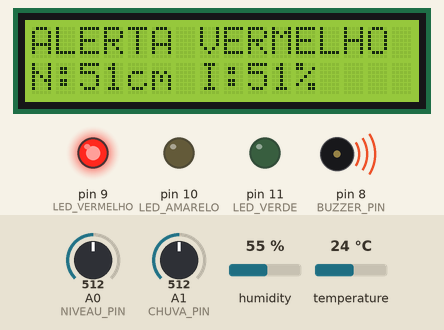
This sketch was run on a simulated Arduino Uno, built with avr-gcc and run on an emulated ATmega328P. Parts: 16×2 character LCD, output pins drawn as LEDs (lit = HIGH), buzzer (waves = sounding). The inputs (shaded band) are chosen by the test bench; at power-on: A1 (CHUVA_PIN) = 512, A0 (NIVEAU_PIN) = 512, humidity 55 %, temperature 24 °C. What the sketch prints to the serial monitor is not drawn.

Above: at 5.6 s.
5.7 s: A1 (CHUVA_PIN) set to 419
At 10.8 s:
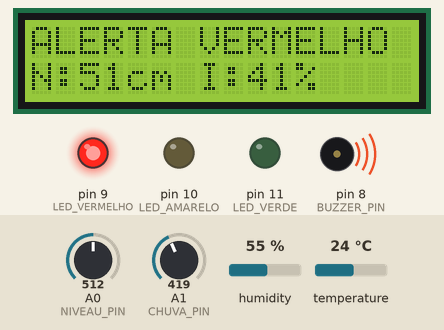
13.1 s: A1 (CHUVA_PIN) set to 386
At 15.8 s:
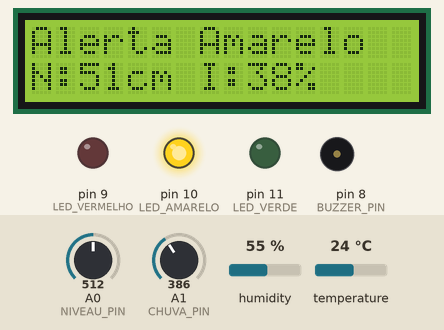
20.5 s: A0 (NIVEAU_PIN) set to 390
At 25.9 s:
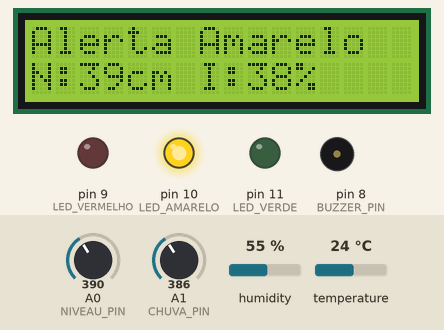
27.9 s: A1 (CHUVA_PIN) set to 263
At 30.9 s:
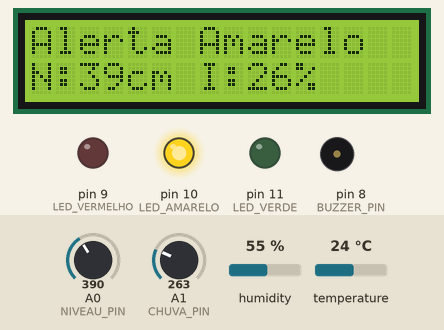
35.3 s: A1 (CHUVA_PIN) set to 234
At 41.1 s:
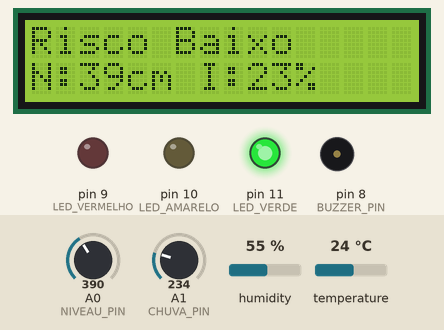
42.7 s: A0 (NIVEAU_PIN) set to 402
At 46.1 s:
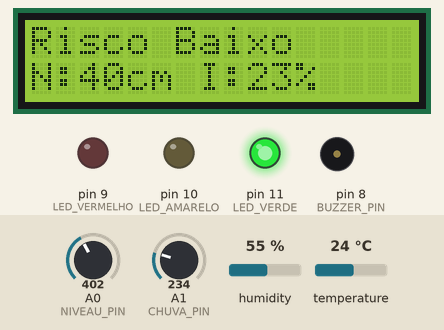
50.1 s: A0 (NIVEAU_PIN) set to 417
Timing chart, 0 to 56.5 s (numbered marks = the images above; inputs shaded):
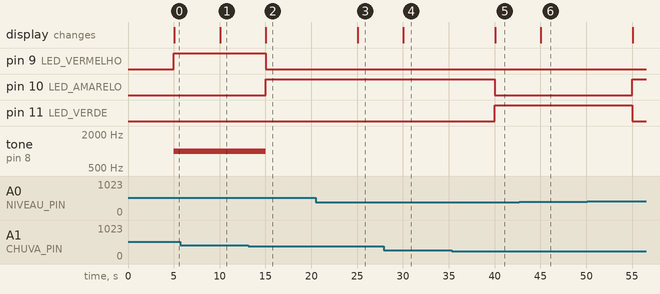

Measured:
- the behaviour switches between 401 and 400 on A1 (CHUVA_PIN) (found by bisection; images 1 and 2)
- the behaviour switches between 251 and 250 on A1 (CHUVA_PIN) (found by bisection; images 4 and 5)
- after the input at 5.7 s, the display: changes after 4.3 s (image 1)
- after the input at 13.1 s, pin 9 (LED_VERMELHO): HIGH → LOW after 1.9 s; pin 10 (LED_AMARELO): LOW → HIGH after 1.9 s; tone on pin 8 (BUZZER_PIN): 1000 Hz → silent after 1.9 s; the display: changes after 1.9 s (image 2)
- after the input at 20.5 s, the display: changes after 4.5 s (image 3)
- after the input at 27.9 s, the display: changes after 2.1 s (image 4)
- after the input at 35.3 s, pin 10 (LED_AMARELO): HIGH → LOW after 4.7 s; pin 11 (LED_VERDE): LOW → HIGH after 4.7 s; the display: changes after 4.7 s (image 5)
- after the input at 42.7 s, the display: changes after 2.3 s (image 6)
- after the input at 50.1 s, pin 10 (LED_AMARELO): LOW → HIGH after 4.9 s; pin 11 (LED_VERDE): HIGH → LOW after 4.9 s

The sketch:

sketch.ino
```cpp
#include <Wire.h>
#include <LiquidCrystal_I2C.h>
#include <DHT.h>

#define DHTPIN 2
#define DHTTYPE DHT22

#define BUZZER_PIN 8
#define LED_VERDE 11
#define LED_AMARELO 10
#define LED_VERMELHO 9

#define NIVEAU_PIN A0
#define CHUVA_PIN A1

LiquidCrystal_I2C lcd(0x27, 16, 2);
DHT dht(DHTPIN, DHTTYPE);

unsigned long lastUpdate = 0;
const unsigned long updateInterval = 5000;

void setup() {
  Serial.begin(115200);
  dht.begin();
  lcd.init();
  lcd.backlight();

  pinMode(BUZZER_PIN, OUTPUT);
  pinMode(LED_VERDE, OUTPUT);
  pinMode(LED_AMARELO, OUTPUT);
  pinMode(LED_VERMELHO, OUTPUT);
}

void loop() {
  if (millis() - lastUpdate > updateInterval) {
    lastUpdate = millis();

    int nivelAgua = analogRead(NIVEAU_PIN) / 10;
    int chuva = analogRead(CHUVA_PIN);
    float umidade = dht.readHumidity();
    if (isnan(umidade)) umidade = 50;

    int risco = 0;
    if (nivelAgua > 70 || chuva > 400) risco = 2;
    else if (nivelAgua > 40 || chuva > 250) risco = 1;

    // Controle de LED
    digitalWrite(LED_VERDE, risco == 0 ? HIGH : LOW);
    digitalWrite(LED_AMARELO, risco == 1 ? HIGH : LOW);
    digitalWrite(LED_VERMELHO, risco == 2 ? HIGH : LOW);

    // Controle do buzzer
    if (risco == 2) tone(BUZZER_PIN, 1000);
    else noTone(BUZZER_PIN);

    // LCD
    lcd.clear();
    lcd.setCursor(0, 0);
    if (risco == 2) lcd.print("ALERTA VERMELHO");
    else if (risco == 1) lcd.print("Alerta Amarelo ");
    else lcd.print("Risco Baixo     ");

    lcd.setCursor(0, 1);
    lcd.print("N:");
    lcd.print(nivelAgua);
    lcd.print("cm I:");
    lcd.print(chuva / 10);
    lcd.print("%");

    // Serial (simulando envio de dados)
    Serial.print("Dados Enviados --- ");
    Serial.print("Nivel da Agua:");
    Serial.print(nivelAgua);
    Serial.print("cm, Intensidade da Chuva:");
    Serial.print(chuva);
    Serial.print("%, Umidade:");
    Serial.print(umidade);
    Serial.print("%, Risco:");
    Serial.println(risco);
  }
}
```
